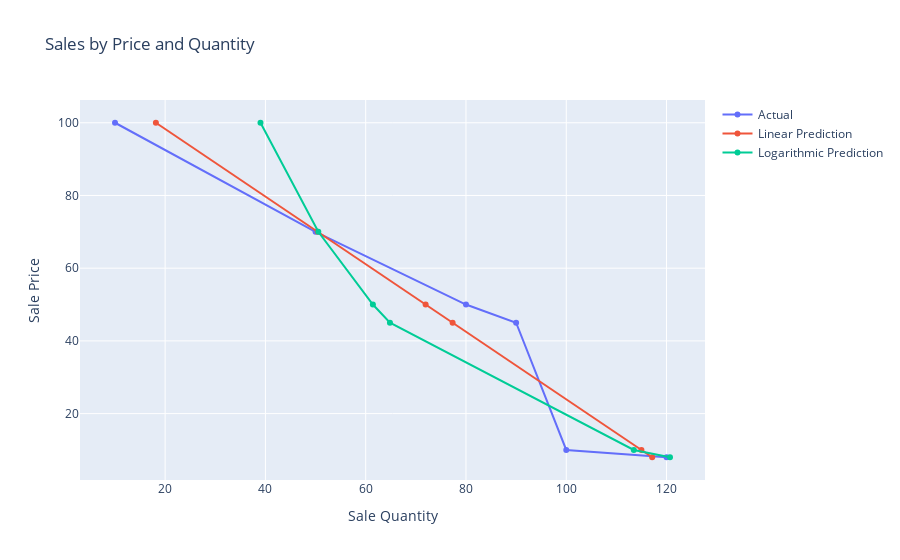

Notebook source saved alongside this figure:
### Code cell
fig1.add_trace(go.Scatter(x=sales_pred, y=price, name='Linear Prediction'))
fig1.add_trace(go.Scatter(x=log_sales_pred, y=price, name='Logarithmic Prediction'))
# fig1.add_trace(go.Scatter(x=exp_sales_pred, y=price, name='Exponential Prediction')) omitted due to poor fit

### Figure 1 — Plotly figure (JSON) as saved in the notebook; plotly's stock layout.template omitted (floating-point values rounded to 4 significant figures)
{"data": [{"name": "Actual", "text": ["gold", "silver", "steel", "tamahagane", "bronze", "copper"], "type": "scatter", "x": [10, 50, 80, 90, 100, 120], "y": [100, 70, 50, 45, 10, 8]}, {"name": "Linear Prediction", "type": "scatter", "x": [18.15, 50.43, 71.95, 77.33, 115.0, 117.1], "y": [100, 70, 50, 45, 10, 8]}, {"name": "Logarithmic Prediction", "type": "scatter", "x": [39.02, 50.55, 61.43, 64.84, 113.5, 120.7], "y": [100, 70, 50, 45, 10, 8]}], "layout": {"title": {"text": "Sales by Price and Quantity"}, "xaxis": {"title": {"text": "Sale Quantity"}}, "yaxis": {"title": {"text": "Sale Price"}}}}
